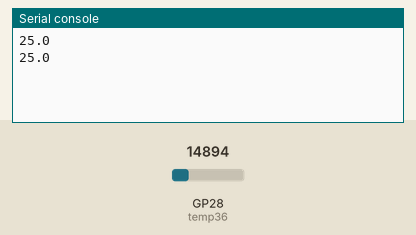
This program was run on a simulated Raspberry Pi Pico running MicroPython. On the bench: the last lines printed to the serial console. The test bench sets the inputs (shaded band); at power-on: GP28 (temp36) = 14894 (analog values on the 0–65535 scale).

Above: at 1.2 s.
1.3 s: GP28 (temp36) set to 16085
At 2.4 s:
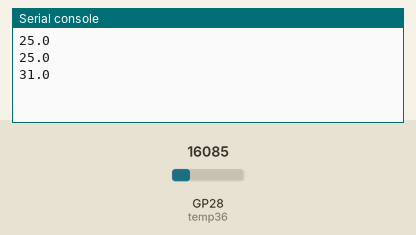
2.8 s: GP28 (temp36) set to 17128
At 3.8 s:
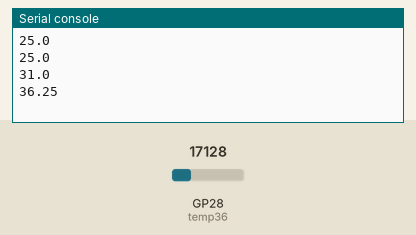
Timing chart, 0 to 5.8 s (numbered marks = the images above; inputs shaded):
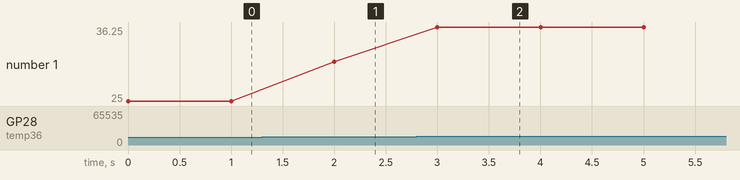

The program:

tmp36_test.py
```python
from machine import ADC
from time import sleep
from machine import I2C

# Initialize and Read values from TMP36 temperature sensor
adcpin = 28 # analog to digital convert pin number
temp36 = ADC(28)
con = 1

while con != 0:
    try:
        #Read value from ADC
        adc_value = temp36.read_u16()
        volt = (3.3/65535)*adc_value
        DegC = (100*volt) - 50
        print(round(DegC,2))
        sleep(1)
        if round(DegC,2) > 38:
            con = 0
    except Exception as e:
        print("Error found reading sensor data/ calculating");
```

Measured:
- after the input at 1.3 s, the serial console: prints a new line after 0.70 s (image 1)
- after the input at 2.8 s, the serial console: prints a new line after 0.20 s (image 2)
- plotted number 1: 25 → 31 after the input at 1.3 s, 31 → 36.25 after the input at 2.8 s
